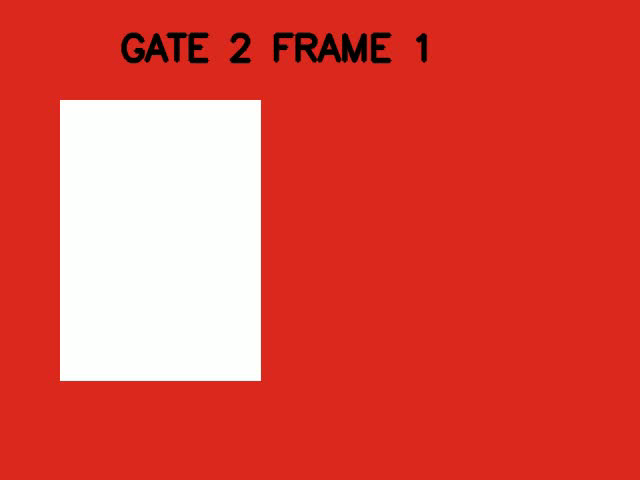
#> input picture frame 0 of scripts/tests/fixtures/media/gate2-three-frame.avi, 640 x 480 px
$ python generate_gate2_fixture.py
#> lines starting #> are read from the running program, lines starting #| are printed output that depends on the picture
"""Generate the deterministic CC0 Gate 2 offline-video fixture."""

from __future__ import annotations

import hashlib
from pathlib import Path

import cv2
import numpy as np


WIDTH = 640
HEIGHT = 480
FPS = 5.0
FRAME_COUNT = 3


def generate_fixture(output: Path) -> str:
    output = Path(output)
    output.parent.mkdir(parents=True, exist_ok=True)
    writer = cv2.VideoWriter(
        str(output),
        cv2.VideoWriter_fourcc(*"MJPG"),
        FPS,
        (WIDTH, HEIGHT),
    )
    if not writer.isOpened():
        raise RuntimeError("MJPG fixture writer could not be opened")
    try:
        colors = ((30, 40, 220), (40, 200, 50), (220, 80, 30))
        for index, color in enumerate(colors):
            frame = np.full((HEIGHT, WIDTH, 3), color, dtype=np.uint8)
            cv2.rectangle(
                frame,
                (60 + index * 100, 100),
                (260 + index * 100, 380),
                (255, 255, 255),
                thickness=-1,
            )
            cv2.putText(
                frame,
                f"GATE 2 FRAME {index + 1}",
                (120, 60),
                cv2.FONT_HERSHEY_SIMPLEX,
                1.2,
                (0, 0, 0),
                3,
                cv2.LINE_AA,
            )
            writer.write(frame)
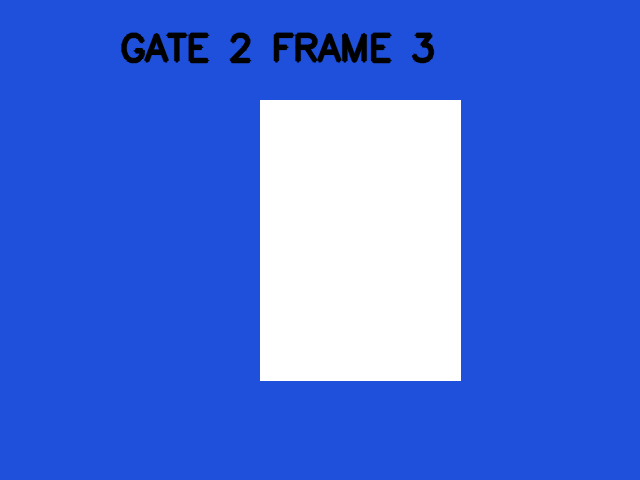
#> frame: shape (480, 640, 3); mean of channels 0, 1, 2 223.7, 111.2, 71; drawn as B, G, R
    finally:
        writer.release()

    capture = cv2.VideoCapture(str(output))
    decoded = 0
    try:
        while True:
            succeeded, frame = capture.read()
#> frame is the input picture: shape (480, 640, 3); mean B, G, R 69.9, 79.1, 222.5
            if not succeeded:
                break
            if frame is None or frame.shape != (HEIGHT, WIDTH, 3):
                raise RuntimeError("Generated fixture contains an invalid frame")
            decoded += 1
    finally:
        capture.release()
    if decoded != FRAME_COUNT:
        raise RuntimeError(f"Generated fixture decoded {decoded} frames; expected {FRAME_COUNT}")

    return hashlib.sha256(output.read_bytes()).hexdigest()


if __name__ == "__main__":
    destination = Path("tests/fixtures/media/gate2-three-frame.avi")
    print(generate_fixture(destination))
